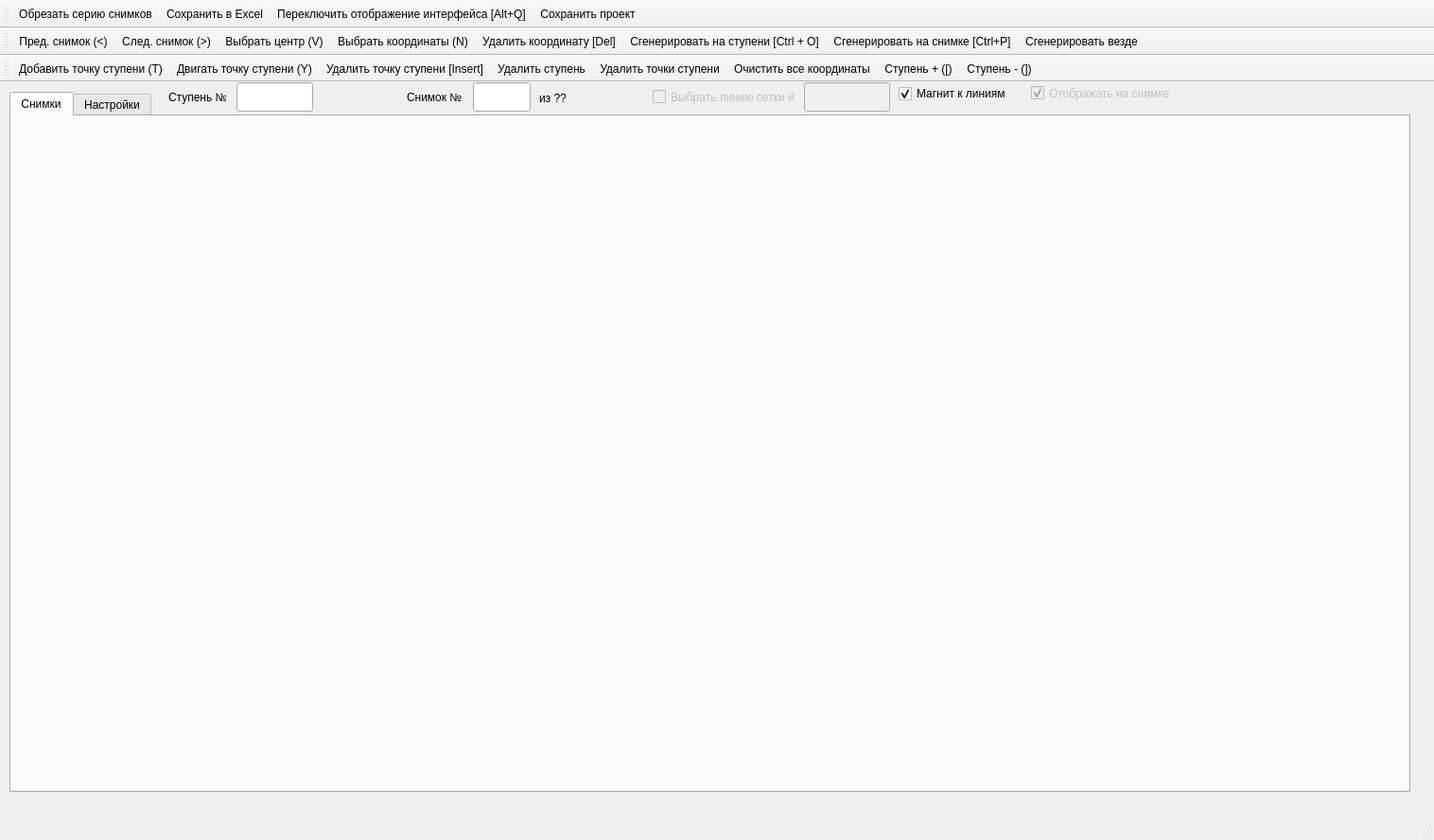
<?xml version="1.0" encoding="UTF-8"?>
<ui version="4.0">
 <class>MainWindow</class>
 <widget class="QMainWindow" name="MainWindow">
  <property name="geometry">
   <rect>
    <x>0</x>
    <y>0</y>
    <width>1516</width>
    <height>888</height>
   </rect>
  </property>
  <property name="windowTitle">
   <string>CrystalGrowthTool</string>
  </property>
  <property name="windowIcon">
   <iconset>
    <normaloff>favicon.ico</normaloff>
    <normalon>favicon.ico</normalon>favicon.ico</iconset>
  </property>
  <property name="windowOpacity">
   <double>1.000000000000000</double>
  </property>
  <property name="iconSize">
   <size>
    <width>48</width>
    <height>48</height>
   </size>
  </property>
  <widget class="QWidget" name="centralwidget">
   <property name="sizePolicy">
    <sizepolicy hsizetype="Maximum" vsizetype="Maximum">
     <horstretch>0</horstretch>
     <verstretch>0</verstretch>
    </sizepolicy>
   </property>
   <widget class="QTabWidget" name="tabWidget">
    <property name="geometry">
     <rect>
      <x>10</x>
      <y>10</y>
      <width>1481</width>
      <height>741</height>
     </rect>
    </property>
    <property name="sizePolicy">
     <sizepolicy hsizetype="Preferred" vsizetype="Preferred">
      <horstretch>0</horstretch>
      <verstretch>0</verstretch>
     </sizepolicy>
    </property>
    <property name="currentIndex">
     <number>0</number>
    </property>
    <widget class="QWidget" name="MainScreen">
     <attribute name="title">
      <string>Снимки</string>
     </attribute>
     <widget class="QLabel" name="image1">
      <property name="geometry">
       <rect>
        <x>20</x>
        <y>10</y>
        <width>700</width>
        <height>700</height>
       </rect>
      </property>
      <property name="sizePolicy">
       <sizepolicy hsizetype="Preferred" vsizetype="Preferred">
        <horstretch>0</horstretch>
        <verstretch>0</verstretch>
       </sizepolicy>
      </property>
      <property name="text">
       <string/>
      </property>
      <property name="pixmap">
       <pixmap>../../../../../../.designer/.designer/backup/19.jpg</pixmap>
      </property>
      <property name="scaledContents">
       <bool>true</bool>
      </property>
     </widget>
     <widget class="QLabel" name="image2">
      <property name="geometry">
       <rect>
        <x>760</x>
        <y>10</y>
        <width>700</width>
        <height>700</height>
       </rect>
      </property>
      <property name="sizePolicy">
       <sizepolicy hsizetype="Preferred" vsizetype="Preferred">
        <horstretch>0</horstretch>
        <verstretch>0</verstretch>
       </sizepolicy>
      </property>
      <property name="text">
       <string/>
      </property>
      <property name="pixmap">
       <pixmap>../../../../../../.designer/.designer/backup/19.jpg</pixmap>
      </property>
      <property name="scaledContents">
       <bool>true</bool>
      </property>
     </widget>
    </widget>
    <widget class="QWidget" name="Settings">
     <attribute name="title">
      <string>Настройки</string>
     </attribute>
     <widget class="QRadioButton" name="gridRadialCheckbox">
      <property name="geometry">
       <rect>
        <x>110</x>
        <y>20</y>
        <width>131</width>
        <height>21</height>
       </rect>
      </property>
      <property name="text">
       <string>Радиальная</string>
      </property>
     </widget>
     <widget class="QRadioButton" name="gridVerticalCheckbox">
      <property name="geometry">
       <rect>
        <x>110</x>
        <y>50</y>
        <width>201</width>
        <height>21</height>
       </rect>
      </property>
      <property name="text">
       <string>Вертикальная</string>
      </property>
     </widget>
     <widget class="QPushButton" name="buttonSelectFile">
      <property name="geometry">
       <rect>
        <x>290</x>
        <y>140</y>
        <width>75</width>
        <height>24</height>
       </rect>
      </property>
      <property name="text">
       <string>Выбрать</string>
      </property>
     </widget>
     <widget class="QLabel" name="labelGridType">
      <property name="geometry">
       <rect>
        <x>30</x>
        <y>60</y>
        <width>61</width>
        <height>16</height>
       </rect>
      </property>
      <property name="text">
       <string>Тип сетки</string>
      </property>
     </widget>
     <widget class="QLabel" name="labelExcelFile">
      <property name="geometry">
       <rect>
        <x>30</x>
        <y>150</y>
        <width>151</width>
        <height>16</height>
       </rect>
      </property>
      <property name="text">
       <string>Файл excel для сохранения</string>
      </property>
     </widget>
     <widget class="QLabel" name="labelTilt">
      <property name="geometry">
       <rect>
        <x>30</x>
        <y>190</y>
        <width>141</width>
        <height>16</height>
       </rect>
      </property>
      <property name="text">
       <string>Наклон сетки в градусах</string>
      </property>
     </widget>
     <widget class="QLabel" name="labelDivisionCount">
      <property name="geometry">
       <rect>
        <x>30</x>
        <y>230</y>
        <width>131</width>
        <height>16</height>
       </rect>
      </property>
      <property name="text">
       <string>Число делений сетки</string>
      </property>
     </widget>
     <widget class="QLabel" name="labelNmValue">
      <property name="geometry">
       <rect>
        <x>30</x>
        <y>270</y>
        <width>141</width>
        <height>16</height>
       </rect>
      </property>
      <property name="text">
       <string>Масштаб снимка, мкм</string>
      </property>
     </widget>
     <widget class="QCheckBox" name="checkboxHalfInvisible">
      <property name="enabled">
       <bool>true</bool>
      </property>
      <property name="geometry">
       <rect>
        <x>300</x>
        <y>220</y>
        <width>221</width>
        <height>21</height>
       </rect>
      </property>
      <property name="text">
       <string>Половина линий сеток невидимая</string>
      </property>
      <property name="checked">
       <bool>false</bool>
      </property>
     </widget>
     <widget class="QCheckBox" name="checkboxSaveByHalf">
      <property name="enabled">
       <bool>true</bool>
      </property>
      <property name="geometry">
       <rect>
        <x>300</x>
        <y>250</y>
        <width>271</width>
        <height>21</height>
       </rect>
      </property>
      <property name="text">
       <string>Сохранение линий сетки через 0,5 вместо 1</string>
      </property>
      <property name="checked">
       <bool>false</bool>
      </property>
     </widget>
     <widget class="QRadioButton" name="gridHorizontalCheckbox">
      <property name="geometry">
       <rect>
        <x>110</x>
        <y>80</y>
        <width>211</width>
        <height>21</height>
       </rect>
      </property>
      <property name="text">
       <string>Горизонтальная</string>
      </property>
     </widget>
     <widget class="QLabel" name="labelCenterCoordinates">
      <property name="geometry">
       <rect>
        <x>30</x>
        <y>340</y>
        <width>121</width>
        <height>21</height>
       </rect>
      </property>
      <property name="text">
       <string>Координаты центра</string>
      </property>
     </widget>
     <widget class="QLineEdit" name="inputCenterX">
      <property name="geometry">
       <rect>
        <x>150</x>
        <y>340</y>
        <width>111</width>
        <height>22</height>
       </rect>
      </property>
      <property name="text">
       <string>360.5</string>
      </property>
     </widget>
     <widget class="QLineEdit" name="inputCenterY">
      <property name="geometry">
       <rect>
        <x>280</x>
        <y>340</y>
        <width>111</width>
        <height>22</height>
       </rect>
      </property>
      <property name="text">
       <string>360.5</string>
      </property>
     </widget>
     <widget class="QPushButton" name="buttonResetCenter">
      <property name="geometry">
       <rect>
        <x>500</x>
        <y>340</y>
        <width>75</width>
        <height>24</height>
       </rect>
      </property>
      <property name="text">
       <string>Сбросить</string>
      </property>
     </widget>
     <widget class="QLineEdit" name="inputTilt">
      <property name="geometry">
       <rect>
        <x>190</x>
        <y>180</y>
        <width>91</width>
        <height>31</height>
       </rect>
      </property>
     </widget>
     <widget class="QLineEdit" name="inputDivisionCount">
      <property name="geometry">
       <rect>
        <x>190</x>
        <y>220</y>
        <width>91</width>
        <height>31</height>
       </rect>
      </property>
     </widget>
     <widget class="QLineEdit" name="inputImageScaleNm">
      <property name="geometry">
       <rect>
        <x>190</x>
        <y>260</y>
        <width>91</width>
        <height>31</height>
       </rect>
      </property>
     </widget>
     <widget class="QLineEdit" name="inputFileToSave">
      <property name="geometry">
       <rect>
        <x>190</x>
        <y>140</y>
        <width>91</width>
        <height>31</height>
       </rect>
      </property>
     </widget>
     <widget class="QPushButton" name="buttonApplyCenter">
      <property name="geometry">
       <rect>
        <x>410</x>
        <y>340</y>
        <width>75</width>
        <height>24</height>
       </rect>
      </property>
      <property name="text">
       <string>Применить</string>
      </property>
     </widget>
     <widget class="QLineEdit" name="inputSheetName">
      <property name="geometry">
       <rect>
        <x>480</x>
        <y>140</y>
        <width>91</width>
        <height>31</height>
       </rect>
      </property>
      <property name="text">
       <string>data</string>
      </property>
     </widget>
     <widget class="QLabel" name="labelExcelSheetName">
      <property name="geometry">
       <rect>
        <x>380</x>
        <y>140</y>
        <width>91</width>
        <height>31</height>
       </rect>
      </property>
      <property name="text">
       <string>Название листа</string>
      </property>
     </widget>
     <widget class="QLabel" name="labelGridSizeMultiplier">
      <property name="geometry">
       <rect>
        <x>300</x>
        <y>190</y>
        <width>161</width>
        <height>16</height>
       </rect>
      </property>
      <property name="text">
       <string>Множитель размера сетки</string>
      </property>
     </widget>
     <widget class="QLineEdit" name="inputGridSizeMultiplier">
      <property name="geometry">
       <rect>
        <x>480</x>
        <y>180</y>
        <width>91</width>
        <height>31</height>
       </rect>
      </property>
      <property name="text">
       <string>1</string>
      </property>
     </widget>
     <widget class="QRadioButton" name="gridEllipsoidCheckbox">
      <property name="geometry">
       <rect>
        <x>110</x>
        <y>110</y>
        <width>211</width>
        <height>21</height>
       </rect>
      </property>
      <property name="text">
       <string>Эллипсоидная</string>
      </property>
     </widget>
     <widget class="QLineEdit" name="inputEllipsoidWidth">
      <property name="geometry">
       <rect>
        <x>290</x>
        <y>110</y>
        <width>41</width>
        <height>21</height>
       </rect>
      </property>
      <property name="text">
       <string>500</string>
      </property>
     </widget>
     <widget class="QLineEdit" name="inputEllipsoidHeight">
      <property name="geometry">
       <rect>
        <x>400</x>
        <y>110</y>
        <width>61</width>
        <height>21</height>
       </rect>
      </property>
      <property name="text">
       <string>1000</string>
      </property>
     </widget>
     <widget class="QLabel" name="labelEllipsoidWidth">
      <property name="geometry">
       <rect>
        <x>230</x>
        <y>110</y>
        <width>51</width>
        <height>21</height>
       </rect>
      </property>
      <property name="text">
       <string>Ширина</string>
      </property>
     </widget>
     <widget class="QLabel" name="labelEllipsoidHeight">
      <property name="geometry">
       <rect>
        <x>350</x>
        <y>110</y>
        <width>51</width>
        <height>21</height>
       </rect>
      </property>
      <property name="text">
       <string>Высота</string>
      </property>
     </widget>
     <widget class="QCheckBox" name="checkboxInterpolation">
      <property name="enabled">
       <bool>false</bool>
      </property>
      <property name="geometry">
       <rect>
        <x>300</x>
        <y>310</y>
        <width>271</width>
        <height>21</height>
       </rect>
      </property>
      <property name="text">
       <string>Интерполяция</string>
      </property>
      <property name="checked">
       <bool>true</bool>
      </property>
     </widget>
     <widget class="QCheckBox" name="checkboxTransferNextImage">
      <property name="enabled">
       <bool>true</bool>
      </property>
      <property name="geometry">
       <rect>
        <x>300</x>
        <y>280</y>
        <width>271</width>
        <height>21</height>
       </rect>
      </property>
      <property name="text">
       <string>Копировать ступени на следующий снимок</string>
      </property>
      <property name="checked">
       <bool>true</bool>
      </property>
     </widget>
    </widget>
   </widget>
   <widget class="QLabel" name="labelLayerInput">
    <property name="geometry">
     <rect>
      <x>178</x>
      <y>0</y>
      <width>61</width>
      <height>31</height>
     </rect>
    </property>
    <property name="text">
     <string>Ступень №</string>
    </property>
   </widget>
   <widget class="QLabel" name="labelImageNumber">
    <property name="geometry">
     <rect>
      <x>430</x>
      <y>0</y>
      <width>71</width>
      <height>31</height>
     </rect>
    </property>
    <property name="text">
     <string>Снимок №</string>
    </property>
   </widget>
   <widget class="QCheckBox" name="checkboxMagnetEnabled">
    <property name="geometry">
     <rect>
      <x>950</x>
      <y>2</y>
      <width>121</width>
      <height>20</height>
     </rect>
    </property>
    <property name="text">
     <string>Магнит к линиям</string>
    </property>
    <property name="checked">
     <bool>true</bool>
    </property>
   </widget>
   <widget class="QLineEdit" name="inputLayerNumber">
    <property name="geometry">
     <rect>
      <x>250</x>
      <y>0</y>
      <width>81</width>
      <height>31</height>
     </rect>
    </property>
   </widget>
   <widget class="QLineEdit" name="inputImageNumber">
    <property name="geometry">
     <rect>
      <x>500</x>
      <y>0</y>
      <width>61</width>
      <height>31</height>
     </rect>
    </property>
   </widget>
   <widget class="QCheckBox" name="checkboxShowOnImage">
    <property name="enabled">
     <bool>false</bool>
    </property>
    <property name="geometry">
     <rect>
      <x>1090</x>
      <y>1</y>
      <width>181</width>
      <height>21</height>
     </rect>
    </property>
    <property name="text">
     <string>Отображать на снимке</string>
    </property>
    <property name="checked">
     <bool>true</bool>
    </property>
   </widget>
   <widget class="QLineEdit" name="inputGridLine">
    <property name="enabled">
     <bool>false</bool>
    </property>
    <property name="geometry">
     <rect>
      <x>850</x>
      <y>0</y>
      <width>91</width>
      <height>31</height>
     </rect>
    </property>
   </widget>
   <widget class="QCheckBox" name="checkboxSelectGridLine">
    <property name="enabled">
     <bool>false</bool>
    </property>
    <property name="geometry">
     <rect>
      <x>690</x>
      <y>0</y>
      <width>151</width>
      <height>31</height>
     </rect>
    </property>
    <property name="text">
     <string>Выбрать линию сетки #</string>
    </property>
   </widget>
   <widget class="QLabel" name="labelImageCount">
    <property name="geometry">
     <rect>
      <x>570</x>
      <y>1</y>
      <width>41</width>
      <height>31</height>
     </rect>
    </property>
    <property name="text">
     <string>из ??</string>
    </property>
   </widget>
  </widget>
  <widget class="QStatusBar" name="statusbar"/>
  <widget class="QToolBar" name="toolBar">
   <property name="windowTitle">
    <string>toolBar</string>
   </property>
   <attribute name="toolBarArea">
    <enum>TopToolBarArea</enum>
   </attribute>
   <attribute name="toolBarBreak">
    <bool>false</bool>
   </attribute>
   <addaction name="actionCropImage"/>
   <addaction name="actionSave"/>
   <addaction name="actionReverseInterface"/>
   <addaction name="actionSaveAsProject"/>
  </widget>
  <widget class="QToolBar" name="toolBar_2">
   <property name="windowTitle">
    <string>toolBar_2</string>
   </property>
   <attribute name="toolBarArea">
    <enum>TopToolBarArea</enum>
   </attribute>
   <attribute name="toolBarBreak">
    <bool>true</bool>
   </attribute>
   <addaction name="actionPreviousImage"/>
   <addaction name="actionNextImage"/>
   <addaction name="actionSelectCenter"/>
   <addaction name="actionSelectCoordinates"/>
   <addaction name="actionDeleteCoordinate"/>
   <addaction name="actionGenerateOnLayer"/>
   <addaction name="actionGenerateOnImage"/>
   <addaction name="actionGenerateAll"/>
  </widget>
  <widget class="QMenuBar" name="menuBar">
   <property name="geometry">
    <rect>
     <x>0</x>
     <y>0</y>
     <width>1516</width>
     <height>22</height>
    </rect>
   </property>
  </widget>
  <widget class="QToolBar" name="toolBar_3">
   <property name="windowTitle">
    <string>toolBar_3</string>
   </property>
   <attribute name="toolBarArea">
    <enum>TopToolBarArea</enum>
   </attribute>
   <attribute name="toolBarBreak">
    <bool>true</bool>
   </attribute>
   <addaction name="actionAddLayerPoint"/>
   <addaction name="actionMoveLayerPoint"/>
   <addaction name="actionDeleteLayerPoint"/>
   <addaction name="actionDeleteLayer"/>
   <addaction name="actionDeleteLayerPoints"/>
   <addaction name="actionDeleteAllPoints"/>
   <addaction name="actionNextLayer"/>
   <addaction name="actionPreviousLayer"/>
  </widget>
  <action name="actionSave">
   <property name="text">
    <string>Сохранить в Excel</string>
   </property>
   <property name="toolTip">
    <string>Сохраняет данные в выбранный в настройках файл (Ctrl+Shift+S)</string>
   </property>
   <property name="shortcut">
    <string>Ctrl+Shift+S</string>
   </property>
   <property name="menuRole">
    <enum>QAction::NoRole</enum>
   </property>
  </action>
  <action name="actionNextImage">
   <property name="text">
    <string>След. снимок (&gt;)</string>
   </property>
   <property name="toolTip">
    <string>След. слой (&gt;)</string>
   </property>
   <property name="shortcut">
    <string>.</string>
   </property>
   <property name="menuRole">
    <enum>QAction::NoRole</enum>
   </property>
  </action>
  <action name="actionPreviousImage">
   <property name="text">
    <string>Пред. снимок (&lt;)</string>
   </property>
   <property name="toolTip">
    <string>След. слой (&lt;)</string>
   </property>
   <property name="shortcut">
    <string>,</string>
   </property>
   <property name="menuRole">
    <enum>QAction::NoRole</enum>
   </property>
  </action>
  <action name="actionSelectCenter">
   <property name="text">
    <string>Выбрать центр (V)</string>
   </property>
   <property name="toolTip">
    <string>Выбрать центр (V)</string>
   </property>
   <property name="shortcut">
    <string>V</string>
   </property>
   <property name="menuRole">
    <enum>QAction::NoRole</enum>
   </property>
  </action>
  <action name="actionSelectCoordinates">
   <property name="text">
    <string>Выбрать координаты (N)</string>
   </property>
   <property name="toolTip">
    <string>Выбрать координаты (N)</string>
   </property>
   <property name="shortcut">
    <string>N</string>
   </property>
   <property name="menuRole">
    <enum>QAction::NoRole</enum>
   </property>
  </action>
  <action name="actionAddLayerPoint">
   <property name="text">
    <string>Добавить точку ступени (T)</string>
   </property>
   <property name="toolTip">
    <string>Добавить точку ступени(T)</string>
   </property>
   <property name="shortcut">
    <string>T</string>
   </property>
   <property name="menuRole">
    <enum>QAction::NoRole</enum>
   </property>
  </action>
  <action name="actionMoveLayerPoint">
   <property name="text">
    <string>Двигать точку ступени (Y)</string>
   </property>
   <property name="toolTip">
    <string>Двигать точку ступени (Y)</string>
   </property>
   <property name="shortcut">
    <string>Y</string>
   </property>
   <property name="menuRole">
    <enum>QAction::NoRole</enum>
   </property>
  </action>
  <action name="actionDeleteLayerPoint">
   <property name="checked">
    <bool>false</bool>
   </property>
   <property name="enabled">
    <bool>true</bool>
   </property>
   <property name="text">
    <string>Удалить точку ступени [Insert] </string>
   </property>
   <property name="toolTip">
    <string>Удаляет ближайшую точку текущей ступени к точке клика мышью</string>
   </property>
   <property name="shortcut">
    <string>Ins</string>
   </property>
   <property name="menuRole">
    <enum>QAction::NoRole</enum>
   </property>
  </action>
  <action name="actionDeleteLayer">
   <property name="checked">
    <bool>false</bool>
   </property>
   <property name="enabled">
    <bool>true</bool>
   </property>
   <property name="text">
    <string>Удалить ступень</string>
   </property>
   <property name="toolTip">
    <string>Удалить ступень (со сдвигом следющих на 1 назад)</string>
   </property>
   <property name="menuRole">
    <enum>QAction::NoRole</enum>
   </property>
  </action>
  <action name="actionDeleteCoordinate">
   <property name="text">
    <string>Удалить координату [Del] </string>
   </property>
   <property name="toolTip">
    <string>Удаляет ближайшую координату к точке клика мыши на текущей ступени текущего снимка</string>
   </property>
   <property name="shortcut">
    <string>Del</string>
   </property>
   <property name="visible">
    <bool>true</bool>
   </property>
   <property name="menuRole">
    <enum>QAction::NoRole</enum>
   </property>
  </action>
  <action name="actionCropImage">
   <property name="text">
    <string>Обрезать серию снимков</string>
   </property>
   <property name="toolTip">
    <string>Обрезать серию картинок</string>
   </property>
   <property name="visible">
    <bool>true</bool>
   </property>
   <property name="menuRole">
    <enum>QAction::NoRole</enum>
   </property>
  </action>
  <action name="actionSaveAsProject">
   <property name="text">
    <string>Сохранить проект</string>
   </property>
   <property name="toolTip">
    <string>Сохранить изменения в проекте (Ctrl+S)</string>
   </property>
   <property name="shortcut">
    <string>Ctrl+S</string>
   </property>
   <property name="menuRole">
    <enum>QAction::NoRole</enum>
   </property>
  </action>
  <action name="actionGenerateOnLayer">
   <property name="text">
    <string>Сгенерировать на ступени [Ctrl + O]</string>
   </property>
   <property name="toolTip">
    <string>Генерирует координаты на пересечении ступени и линий сетки</string>
   </property>
   <property name="shortcut">
    <string>Ctrl+O</string>
   </property>
   <property name="visible">
    <bool>true</bool>
   </property>
   <property name="menuRole">
    <enum>QAction::NoRole</enum>
   </property>
  </action>
  <action name="actionGenerateOnImage">
   <property name="text">
    <string>Сгенерировать на снимке [Ctrl+P]</string>
   </property>
   <property name="toolTip">
    <string>Генерирует координаты на пересечении ступени и линий сетки</string>
   </property>
   <property name="shortcut">
    <string>Ctrl+P</string>
   </property>
   <property name="visible">
    <bool>true</bool>
   </property>
   <property name="menuRole">
    <enum>QAction::NoRole</enum>
   </property>
  </action>
  <action name="actionGenerateAll">
   <property name="text">
    <string>Сгенерировать везде</string>
   </property>
   <property name="toolTip">
    <string>Сгенерировать точки на всех снимках</string>
   </property>
   <property name="visible">
    <bool>true</bool>
   </property>
   <property name="menuRole">
    <enum>QAction::NoRole</enum>
   </property>
  </action>
  <action name="actionReverseInterface">
   <property name="checkable">
    <bool>true</bool>
   </property>
   <property name="text">
    <string>Переключить отображение интерфейса [Alt+Q]</string>
   </property>
   <property name="toolTip">
    <string>Сгенерировать везде</string>
   </property>
   <property name="shortcut">
    <string>Alt+Q</string>
   </property>
   <property name="visible">
    <bool>true</bool>
   </property>
   <property name="menuRole">
    <enum>QAction::NoRole</enum>
   </property>
  </action>
  <action name="actionDeleteLayerPoints">
   <property name="checked">
    <bool>false</bool>
   </property>
   <property name="enabled">
    <bool>true</bool>
   </property>
   <property name="text">
    <string>Удалить точки ступени</string>
   </property>
   <property name="toolTip">
    <string>Удалить все точки выбранной ступени (без сдвига)</string>
   </property>
   <property name="menuRole">
    <enum>QAction::NoRole</enum>
   </property>
  </action>
  <action name="actionDeleteAllPoints">
   <property name="checked">
    <bool>false</bool>
   </property>
   <property name="enabled">
    <bool>true</bool>
   </property>
   <property name="text">
    <string>Очистить все координаты</string>
   </property>
   <property name="toolTip">
    <string>Удалить все выбранные координаты на текущем снимке</string>
   </property>
   <property name="menuRole">
    <enum>QAction::NoRole</enum>
   </property>
  </action>
  <action name="actionNextLayer">
   <property name="checked">
    <bool>false</bool>
   </property>
   <property name="enabled">
    <bool>true</bool>
   </property>
   <property name="text">
    <string>Ступень + ([)</string>
   </property>
   <property name="toolTip">
    <string>Удалить все выбранные координаты на текущем снимке</string>
   </property>
   <property name="shortcut">
    <string>[</string>
   </property>
   <property name="menuRole">
    <enum>QAction::NoRole</enum>
   </property>
  </action>
  <action name="actionPreviousLayer">
   <property name="checked">
    <bool>false</bool>
   </property>
   <property name="enabled">
    <bool>true</bool>
   </property>
   <property name="text">
    <string>Ступень - (])</string>
   </property>
   <property name="toolTip">
    <string>Удалить все выбранные координаты на текущем снимке</string>
   </property>
   <property name="shortcut">
    <string>]</string>
   </property>
   <property name="menuRole">
    <enum>QAction::NoRole</enum>
   </property>
  </action>
 </widget>
 <resources/>
 <connections/>
</ui>
